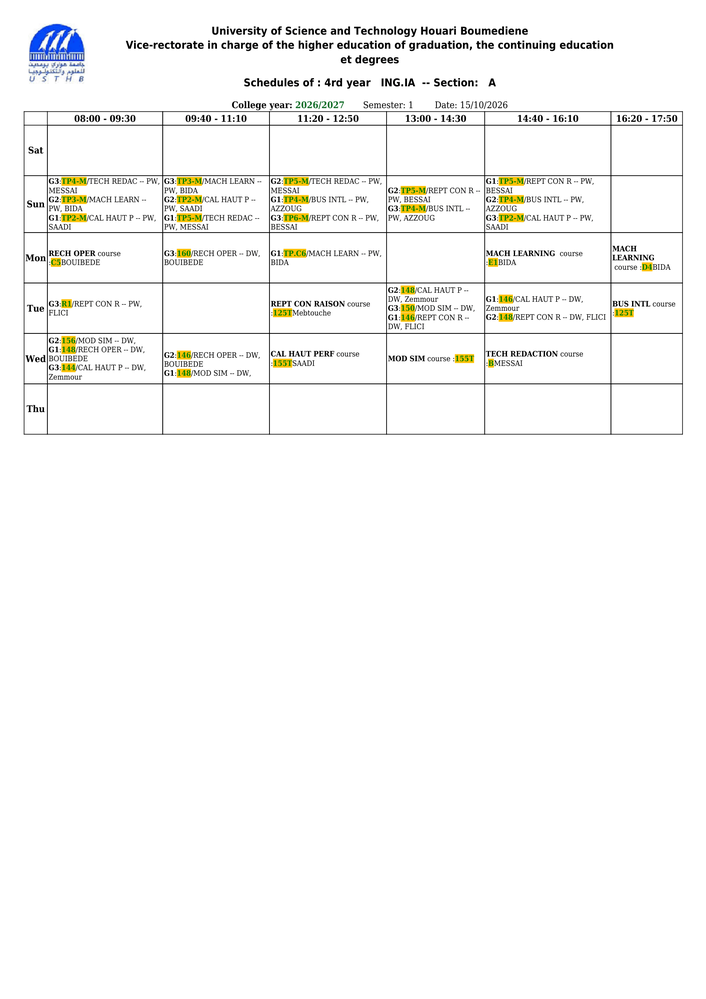
#> input picture input/image1.png, 706 x 999 px, shrunk from 1653 x 2337 before the run
$ python grid.py
#> lines starting #> are read from the running program, lines starting #| are printed output that depends on the picture; after the words box and inside, x2 and y2 are one past the last pixel; in counts of white or black regions, pixels touching at a corner belong together; long printed decimals are rounded
import cv2
from pathlib import Path
import numpy as np

IMG_PATH = "input/image1.png"
OUTPUT_DIR = Path("preprocessed_image")
img = cv2.imread(IMG_PATH)
#> img is the input picture: shape (999, 706, 3); mean B, G, R 246.3, 247.5, 247.5

def binarize(img,save=False):
    if img is None:
        raise ValueError(f"Could not read image: {IMG_PATH}")
    gray = cv2.cvtColor(img, cv2.COLOR_BGR2GRAY)
    _, bin_img = cv2.threshold(gray,0,255,cv2.THRESH_BINARY_INV+cv2.THRESH_OTSU)
    if save:
        OUTPUT_DIR.mkdir(parents=True, exist_ok=True)
        output_path = OUTPUT_DIR / "bin_img.png"
        cv2.imwrite(str(output_path),bin_img)
    return bin_img

def keep_long_lines(bw,horizontal=True, scale=20):
    h,w = bw.shape

    size = w // scale if horizontal else h // scale
    shape = (size,1) if horizontal else (1,size)

    kernel = cv2.getStructuringElement(cv2.MORPH_RECT,shape)
    opened = cv2.erode(bw,kernel)
    return cv2.dilate(opened,kernel)

def merge_close(indices, gap=4):
    if len(indices) == 0:
        return []

    groups,current = [],[indices[0]]

    for i in indices[1:]:
        if i - current[-1] <= gap:
            current.append(i)
        else:
            groups.append(int(np.mean(current)))
            current = [i]
    groups.append(int(np.mean(current)))
    return groups

def detect_grid(img,min_fill=0.3):
    bw = binarize(img,save=True)
    h,w = bw.shape

    horiz = keep_long_lines(bw,horizontal=True)
    vert = keep_long_lines(bw,horizontal=False)


    h_fill = horiz.sum(axis=1) / (255 * w)
    v_fill = vert.sum(axis=0) / (255 * h)

    print("v_fill max:", v_fill.max(), "mean:", v_fill.mean(), "min_fill:", min_fill)

    xs = merge_close(np.where(v_fill > min_fill)[0])
    ys = merge_close(np.where(h_fill > min_fill)[0])

    print(len(xs),len(ys))
    return xs,ys

def draw_grid(img,xs,ys,out_path="debug_grid.png"):
    dbg = img.copy()

    for x in xs:
        cv2.line(dbg,(x,0),(x,dbg.shape[0]),(0,0,255),1)

    for y in ys:
        cv2.line(dbg,(0,y), (dbg.shape[1],y),(255,0,0),1)

    cv2.imwrite(out_path,dbg)

def show_img(img):
    cv2.imshow("Binarized image", img)
    cv2.waitKey(0)
    cv2.destroyAllWindows()


xs,ys = detect_grid(img)
#> in binarize, `_, bin_img = cv2.threshold(gray,0,255,cv2.THRESH_BINARY_INV+cv2.THRESH..`:
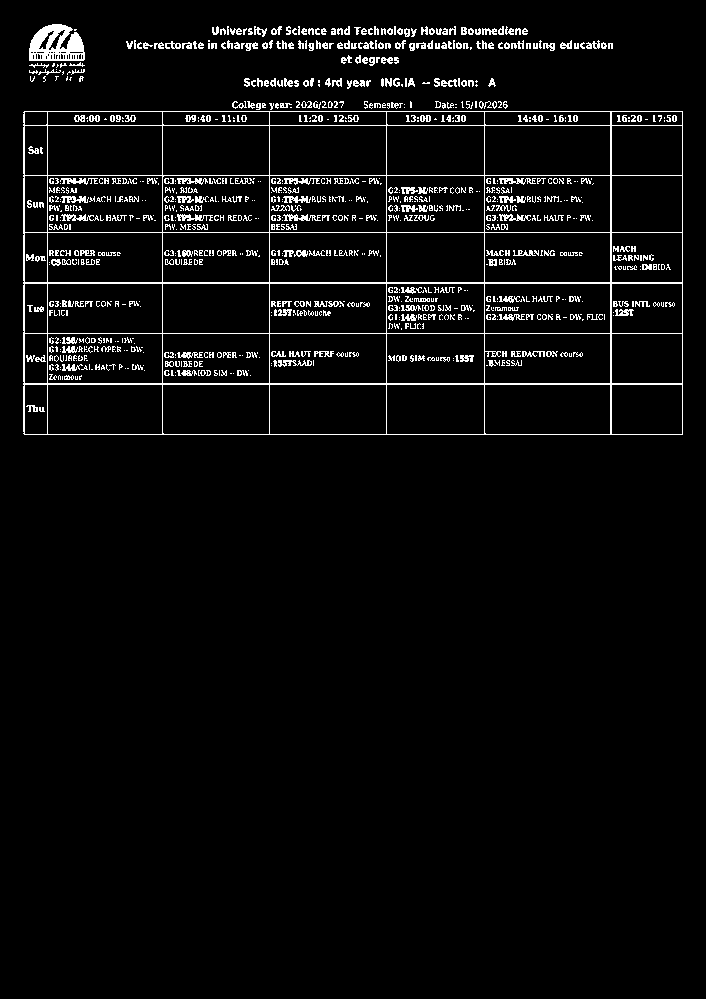
#> bin_img: shape (999, 706); 4.3% white in thin lines or dots, all inside (x1, y1, x2, y2) = (23, 24, 683, 435)
#> in keep_long_lines, `opened = cv2.erode(bw,kernel)`: opened: shape (999, 706); 0.9% white in thin lines or dots, all inside (x1, y1, x2, y2) = (40, 50, 666, 435)
#> in keep_long_lines, `return cv2.dilate(opened,kernel)`:
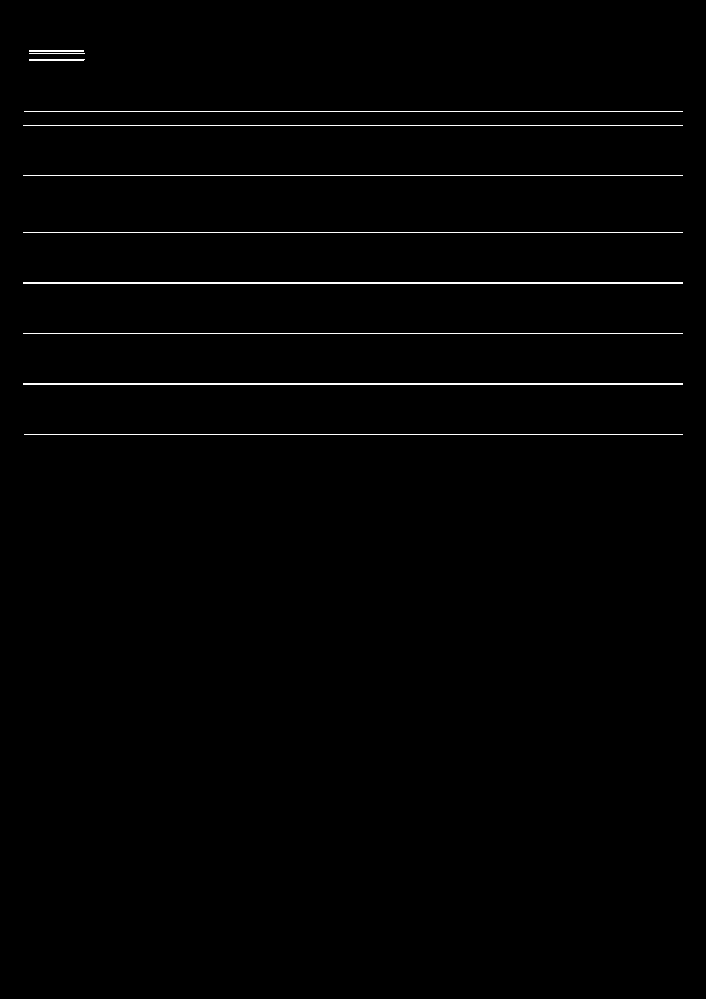
#> returned value: shape (999, 706); 0.97% white in thin lines or dots, all inside (x1, y1, x2, y2) = (23, 50, 683, 435)
#> call 2 of keep_long_lines, with horizontal = False, scale = 20
#> in keep_long_lines (call 2), `opened = cv2.erode(bw,kernel)`:
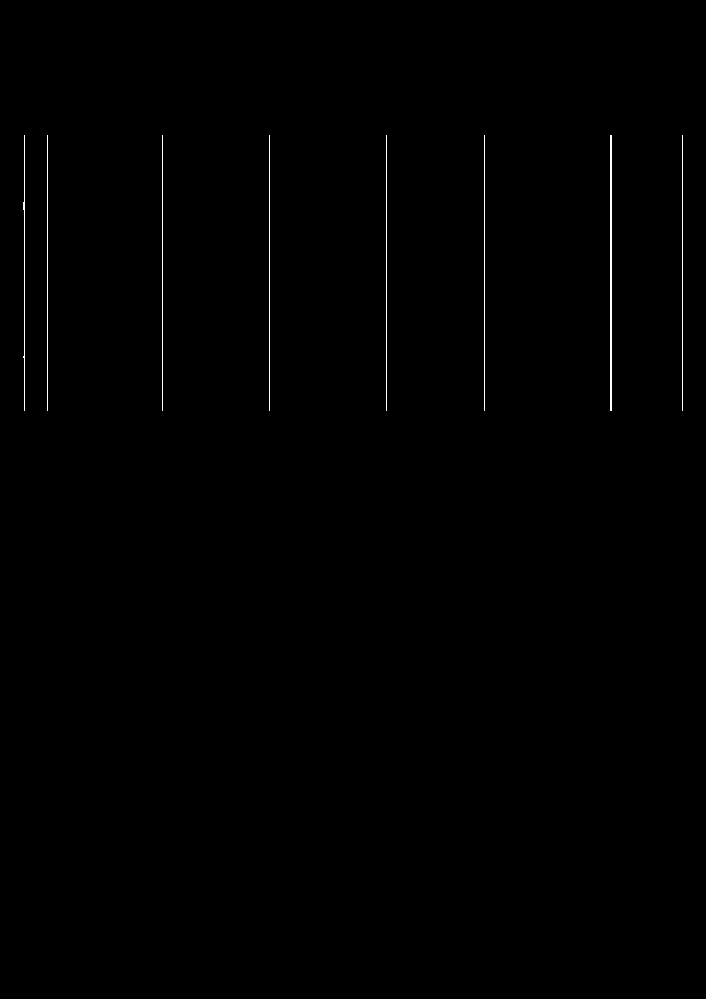
#> opened: shape (999, 706); 0.35% white in thin lines or dots, all inside (x1, y1, x2, y2) = (23, 135, 683, 411)
#> in keep_long_lines (call 2), `return cv2.dilate(opened,kernel)`:
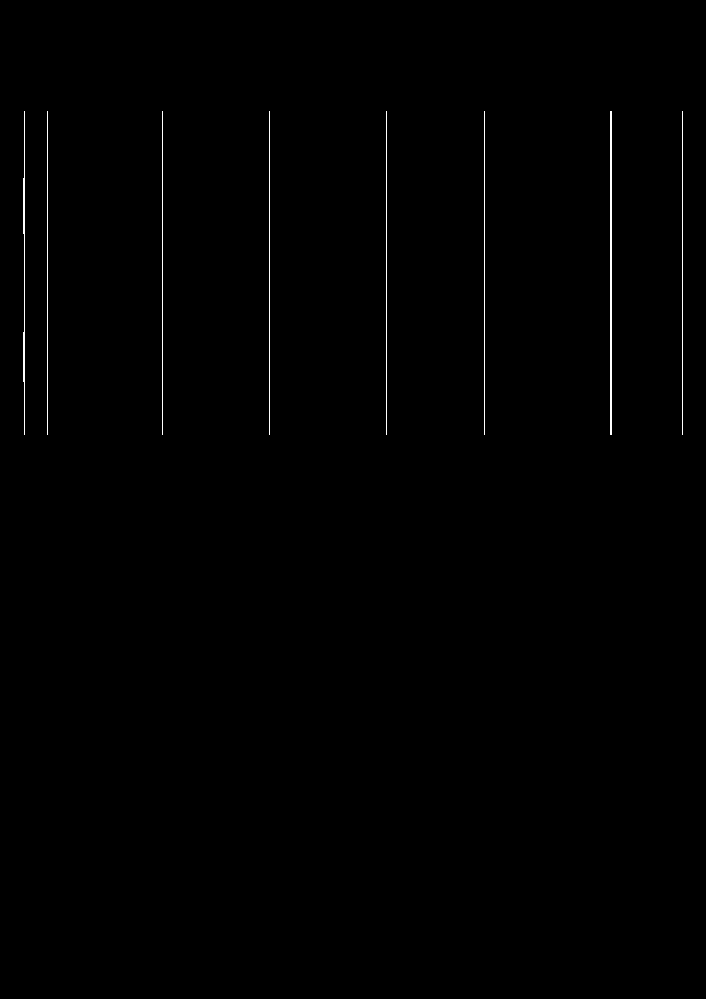
#> returned value: shape (999, 706); 0.43% white in thin lines or dots, all inside (x1, y1, x2, y2) = (23, 111, 683, 435)
#> in detect_grid, `h_fill = horiz.sum(axis=1) / (255 * w)`: h_fill = 999 values, max 0.935 at index 125, min 0 at index 0, mean 0.00975
#> in detect_grid, `v_fill = vert.sum(axis=0) / (255 * h)`: v_fill = 706 values, max 0.324 at index 24, min 0 at index 0, mean 0.00428
#| v_fill max: 0.3243 mean: 0.004285 min_fill: 0.3
#> in merge_close, `groups,current = [],[indices[0]]`: groups = []; current = [24]
#> the loop in merge_close, `for i in indices[1:]:` made 8 passes
#> (i, current) on passes 1, 2, 3, 4, 5, 6, 8: (47, [47]), (162, [162]), (269, [269]), (386, [386]), (484, [484]), (610, [610]), (682, [682])
#> i on pass 7: 611
#> after the loop in merge_close, `for i in indices[1:]:`: groups = [24, 47, 162, 269, 386, 484, 610]
#> in detect_grid, `xs = merge_close(np.where(v_fill > min_fill)[0])`: xs = [24, 47, 162, 269, 386, 484, 610, 682]
#> the loop in merge_close (call 2), `for i in indices[1:]:` made 9 passes
#> (i, current) on passes 1, 2, 3, 4, 6, 7, 9: (125, [125]), (175, [175]), (232, [232]), (282, [282]), (333, [333]), (383, [383]), (434, [434])
#> i on passes 5, 8: 283, 384
#> in detect_grid, `ys = merge_close(np.where(h_fill > min_fill)[0])`: ys = [111, 125, 175, 232, 282, 333, 383, 434]
#| 8 8
#> xs = [24, 47, 162, 269, 386, 484, 610, 682]; ys = [111, 125, 175, 232, 282, 333, 383, 434]

draw_grid(img,xs,ys)
#> the loop in draw_grid, `for x in xs:` made 8 passes
#> x on passes 1 to 8: 24, 47, 162, 269, 386, 484, 610, 682
#> after the loop in draw_grid, `for x in xs:`:
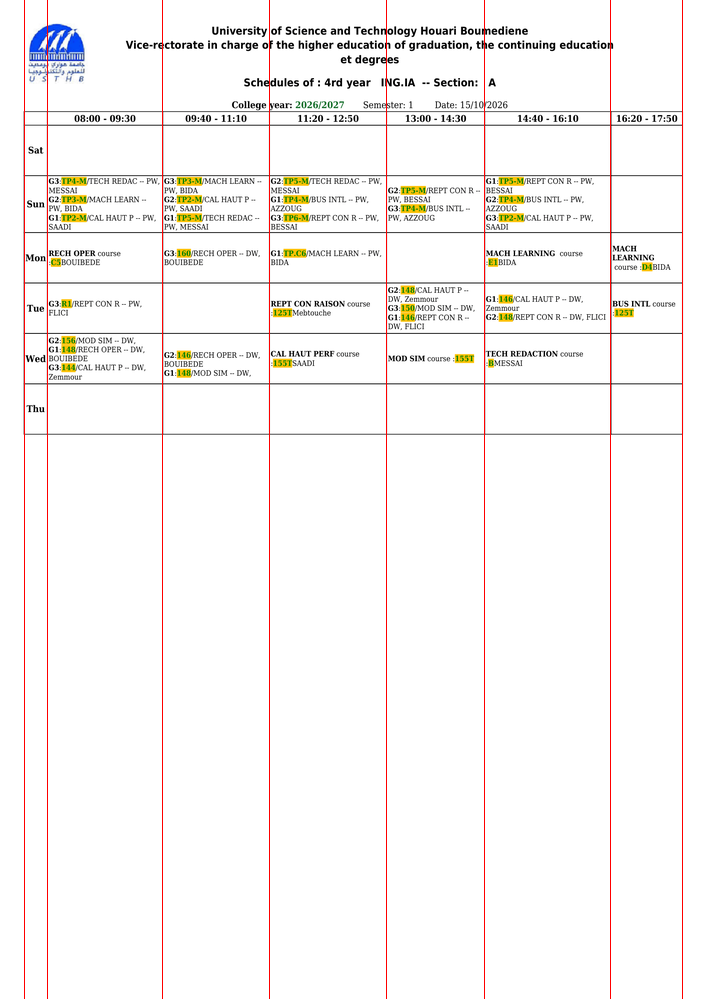
#> dbg: shape (999, 706, 3); 1.13% of pixels changed, all inside (x1, y1, x2, y2) = (24, 0, 683, 999)
#> the loop in draw_grid, `for y in ys:` made 8 passes
#> y on passes 1 to 8: 111, 125, 175, 232, 282, 333, 383, 434
#> after the loop in draw_grid, `for y in ys:`:
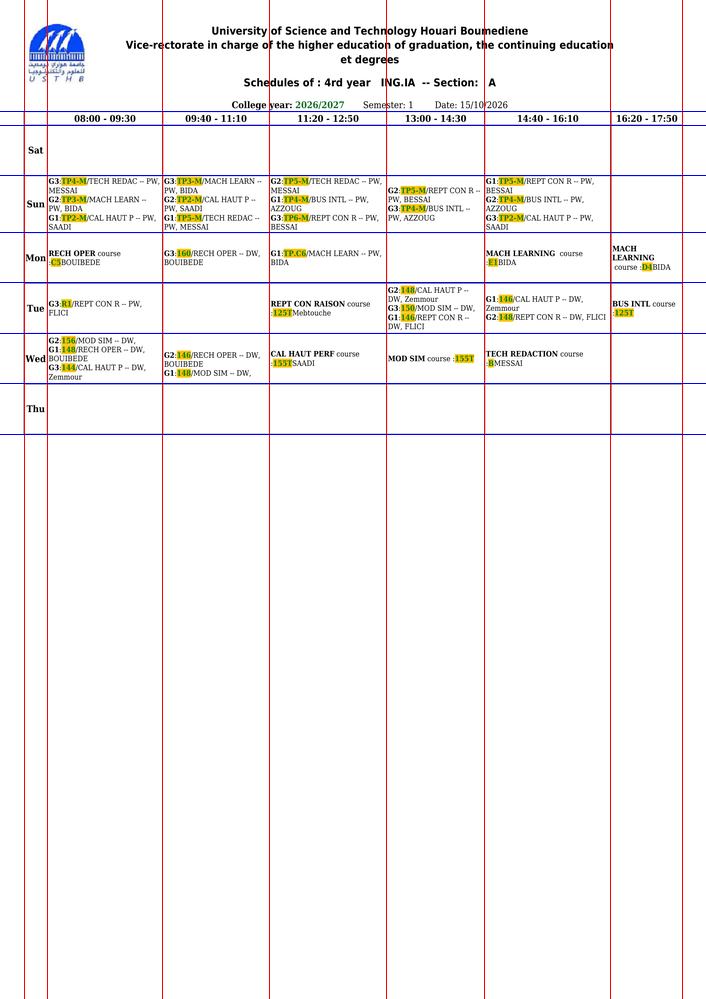
#> dbg: shape (999, 706, 3); 0.8% of pixels changed, all inside (x1, y1, x2, y2) = (0, 111, 706, 435)

$ run again, with input/image0.png copied over input/image1.png
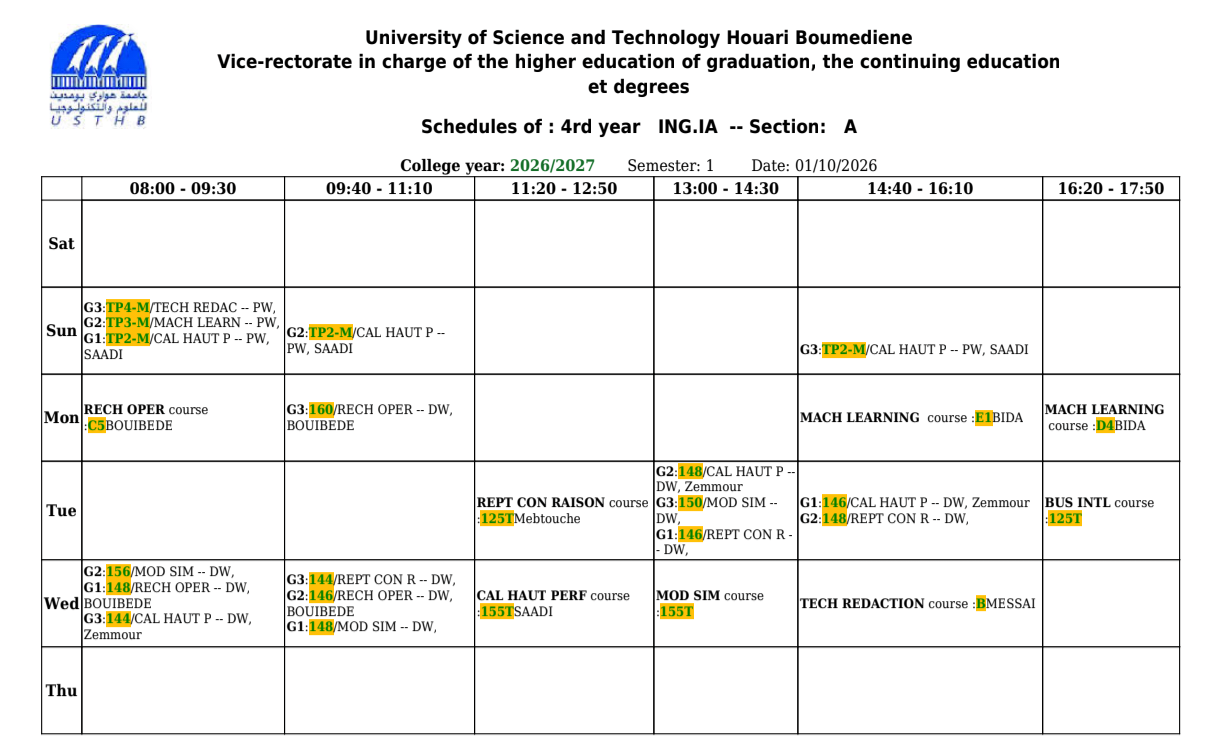
#> input picture input/image0.png, 1215 x 752 px
#> img is the input picture: shape (752, 1215, 3); mean B, G, R 238.5, 240.1, 239.9
#> in binarize, `_, bin_img = cv2.threshold(gray,0,255,cv2.THRESH_BINARY_INV+cv2.THRESH..`:
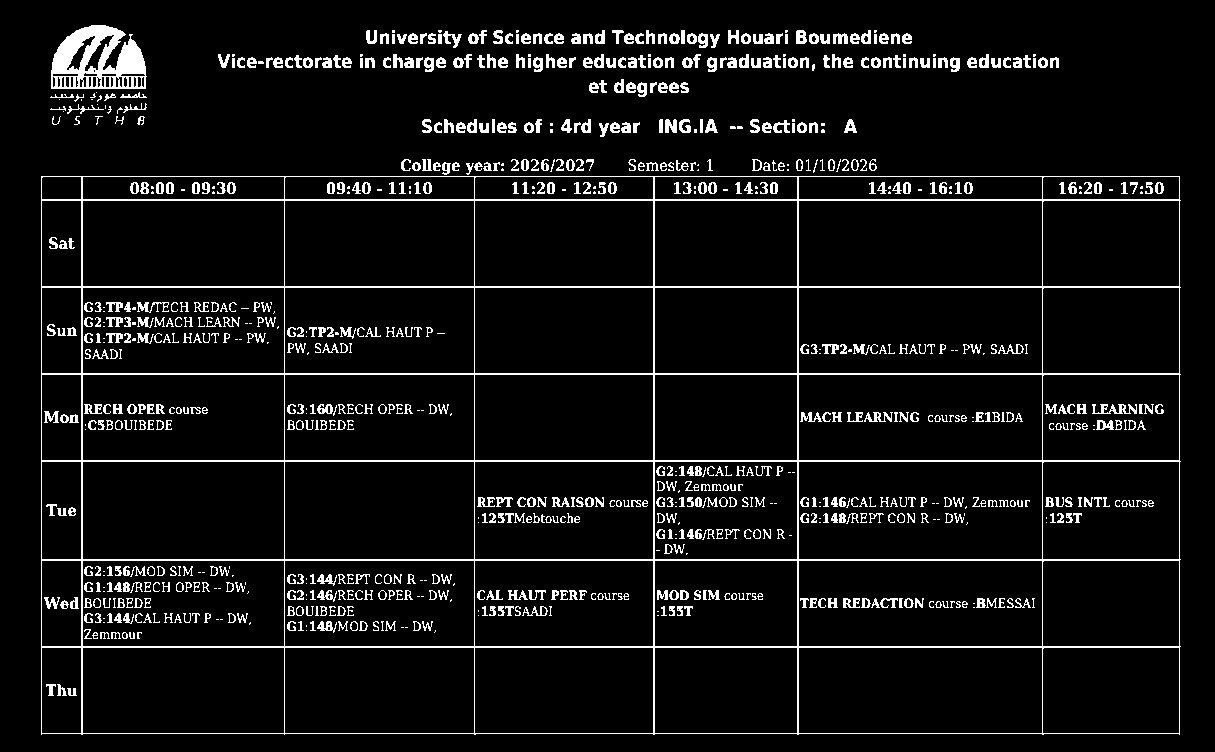
#> bin_img: shape (752, 1215); 6.8% white in thin lines or dots, all inside (x1, y1, x2, y2) = (41, 25, 1181, 735)
#> opened: shape (752, 1215); 1.7% white in thin lines or dots, all inside (x1, y1, x2, y2) = (71, 72, 1152, 734)
#> opened: shape (752, 1215); 0.63% white in thin lines or dots, all inside (x1, y1, x2, y2) = (41, 52, 1180, 717)
#> h_fill = 752 values, max 0.938 at index 200, min 0 at index 0, mean 0.0179
#> v_fill = 1215 values, max 0.743 at index 41, min 0 at index 0, mean 0.00681
#| v_fill max: 0.7434 mean: 0.006814 min_fill: 0.3
#> in merge_close, `groups,current = [],[indices[0]]`: groups = []; current = [41]
#> the loop in merge_close, `for i in indices[1:]:` made 10 passes
#> (i, current) on passes 1, 3, 4, 5, 7, 9, 10: (81, [81]), (284, [284]), (474, [474]), (653, [653]), (797, [797]), (1042, [1042]), (1179, [1179])
#> after the loop in merge_close, `for i in indices[1:]:`: groups = [41, 81, 284, 474, 653, 797, 1042]
#> in detect_grid, `xs = merge_close(np.where(v_fill > min_fill)[0])`: xs = [41, 81, 284, 474, 653, 797, 1042, 1179]
#> the loop in merge_close (call 2), `for i in indices[1:]:` made 13 passes
#> (i, current) on passes 1, 3, 5, 7, 9, 11, 13: (199, [199]), (286, [286]), (373, [373]), (460, [460]), (559, [559]), (646, [646]), (733, [733])
#> in detect_grid, `ys = merge_close(np.where(h_fill > min_fill)[0])`: ys = [176, 199, 286, 373, 460, 559, 646, 733]
#| 8 8
#> `xs,ys = detect_grid(img)`: xs = [41, 81, 284, 474, 653, 797, 1042, 1179]; ys = [176, 199, 286, 373, 460, 559, 646, 733]
#> the loop in draw_grid, `for x in xs:` made 8 passes
#> x on passes 1 to 8: 41, 81, 284, 474, 653, 797, 1042, 1179
#> the loop in draw_grid, `for y in ys:` made 8 passes
#> y on passes 1 to 8: 176, 199, 286, 373, 460, 559, 646, 733
#> after the loop in draw_grid, `for y in ys:`:
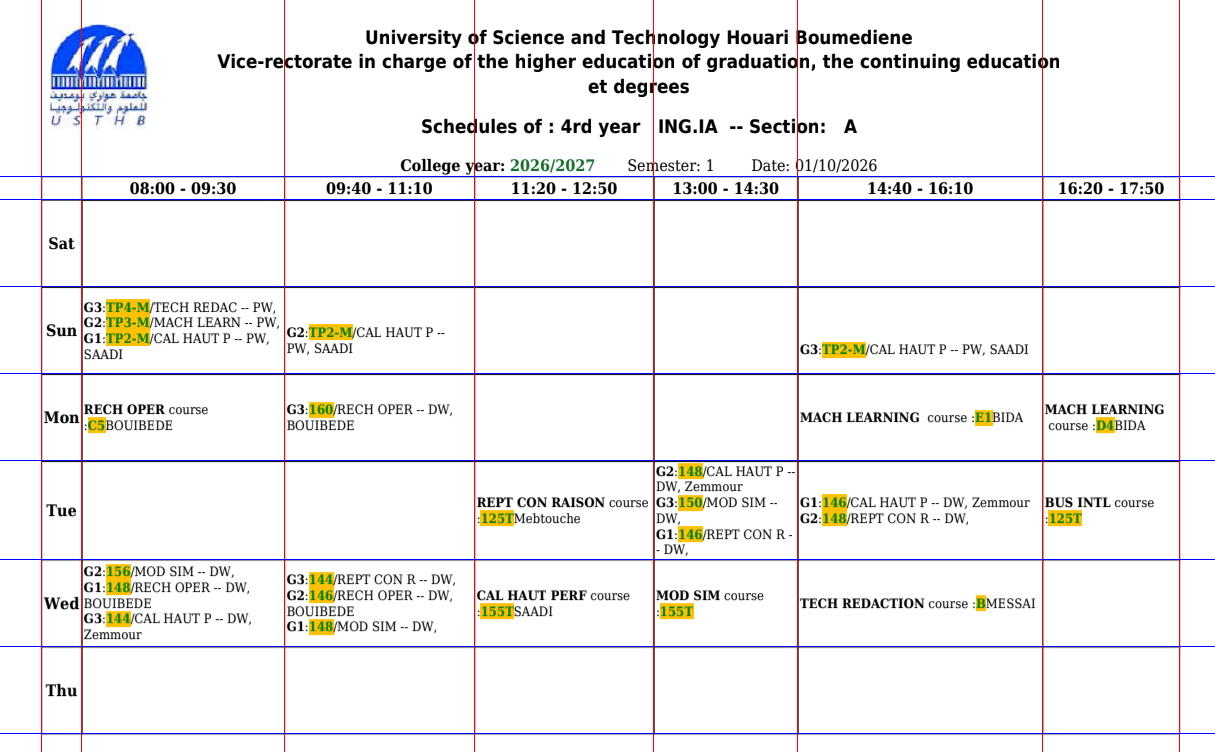
#> dbg: shape (752, 1215, 3); mean B, G, R 239.9, 238.7, 240.2
